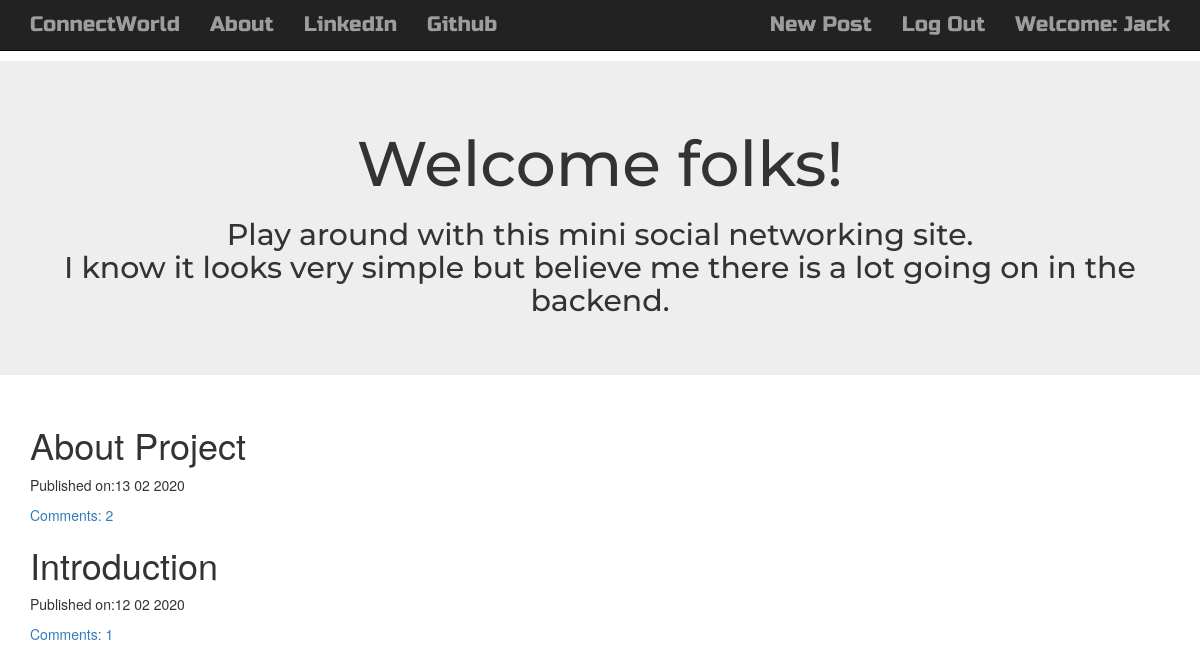
Page / (signed in) on the committed database.
### blog/models.py (models this page shows, shortened)
class Post(models.Model):
    author = models.ForeignKey('auth.User',on_delete=models.CASCADE)
    title = models.CharField(max_length = 500)
    text = models.TextField()
    create_date = models.DateTimeField(default = timezone.now)
    published_date = models.DateTimeField(blank = True,null = True)
    def approve_comments(self):
        return self.comments.filter(approved_comment = True)

### blog/views.py (the view)
# urls.py: path('',views.PostListView.as_view(),name = 'post_list'),
class PostListView(ListView):
    model = Post
    def get_queryset(self):
        return Post.objects.filter(published_date__lte=timezone.now()).order_by('-published_date')

### blog/templates/blog/post_list.html
{% extends "blog/base.html" %}
{% block content %}
<div class="centerstage">
    {% for post in post_list %}
    <div class="post">
        <h1><a href="{% url 'post_detail' pk=post.pk %}"></a>{{post.title}}</h1>
        <div class="date">
            <p>Published on:{{post.published_date|date:"d m Y"}}</p>
        </div>
        <a href="{% url 'post_detail' pk=post.pk %}">Comments: {{ post.approve_comments.count }}</a>
    </div>
    {% endfor %}
</div>
{% endblock %}

### blog/templates/blog/base.html (shortened to what this page needs)
<!DOCTYPE html>
{% load staticfiles %}
<html lang="en" dir="ltr">
    <head>
        <link rel="stylesheet" href="https://maxcdn.bootstrapcdn.com/bootstrap/3.3.7/css/bootstrap.min.css">
        <link rel="stylesheet" href="//cdn.jsdelivr.net/npm/medium-editor@latest/dist/css/medium-editor.min.css" type="text/css" media="screen" charset="utf-8">
        <link rel="stylesheet" href="{% static 'css/blog.css' %}">
    </head>
    <body class="loader">
        <nav class="navbar navbar-inverse navbar-static-top techfont custom-navbar">
            <div class="container">
                <ul class="nav navbar-nav">
                    <li><a class="navbar-brand bigbrand" href="{% url 'post_list' %}">ConnectWorld</a></li>
                </ul>
                <ul class="nav navbar-nav navcontent">
                    <li><a href="{% url 'about' %}">About</a></li>
                    <li><a href="https://www.linkedin.com/in/sayan-naskar-5a4b07159/">LinkedIn</a></li>
                    <li><a href="https://github.com/sayann002">Github</a></li>
                </ul>
                <ul class="nav navbar-nav navbar-right">
                    {% if user.is_authenticated %}
                    <li> <a href="{% url 'post_new' %}">New Post</a></li>
                    <li> <a href="{% url 'logout' %}">Log Out</a></li>
                    <li> <a>Welcome: {{user.username}}</a></li>
                    {% else %}
                    <li><a class="nav navbar-nav navbar-right" href="{% url 'login' %}"><span class="glyphicon glyphicon-user"></span></a></li>
                    {% endif %}
                </ul>
            </div>
        </nav>
        <div class="jumbotron">
            <div class="container">
                <h1 class="intro">Welcome folks!</h1>
                <h2 class="intro-des">Play around with this mini social networking site.<br>I know it looks very simple
                    but believe me there is a lot going on in the backend.
                </h2>
            </div>
        </div>
        <div class="content container">
            <div class="row">
                <div class="col-md-8">
                    <div class="blog_posts">
                        {% block content %}
                        {% endblock %}
                    </div>
                </div>
            </div>
        </div>
    </body>
</html>

### blog/static/css/blog.css (style rules this page uses)
.intro { text-align: center; font-family: 'Montserrat'; }
.intro-des { text-align: center; font-family: 'Montserrat'; }
.navcontent { font-size: 1em; }
.techfont { font-family: 'Russo One', sans-serif; font-size: 1.5em; margin-bottom: 10px; }
.centerstage { margin-left: auto; margin-right: auto; }
.bigbrand { font-size: 1em; }
.loader { filter:hue-rotate(0deg); color: linear-gradient(45deg,#0f8,#08f); animation:hue 5000ms infinite linear; }

### rows in the picture
Post: title "About Project", published_date "13 02 2020", approve_comments.count "2"
Post: title "Introduction", published_date "12 02 2020", approve_comments.count "1"

### other values in the picture
{{ user.username }} "Jack"
